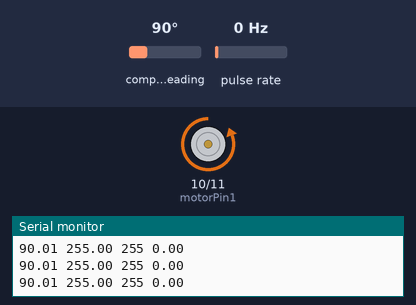
Recording of a sketch running on a simulated Arduino Uno, built with avr-gcc and run on an emulated ATmega328P. Shown: motor-driver pin pairs drawn as motors (green arrow = first pin HIGH = forward, orange = second pin HIGH = backward, longer = more drive, scaled by the enable pin), the last lines printed to the serial monitor. Wiring (inferred from the names in the program): pulse sensor: data pin 2. The inputs (shaded band) are chosen by the test bench; at power-on: compass heading 90°, pulse rate 0 Hz.

Above: at 3.2 s.
3.3 s: compass heading set to 199°
At 5.3 s:
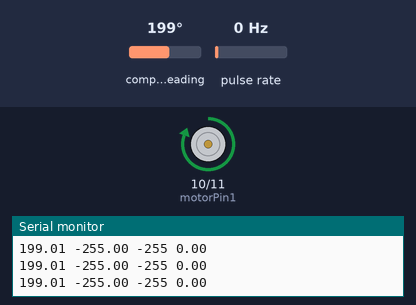
6.0 s: compass heading set to 192°
At 6.15 s:
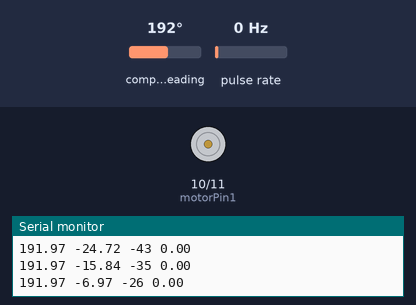
9.0 s: compass heading set to 269°
At 9.6 s:
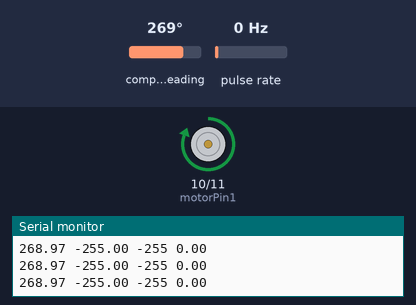
12.0 s: compass heading set to 7°
At 13.2 s:
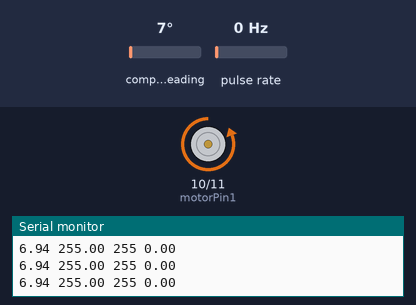
Timing chart, 0 to 14.5 s (numbered marks = the images above; inputs shaded):
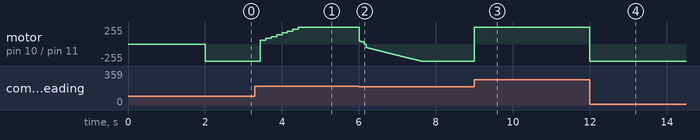

The sketch:

PID_simple_correction_advanced.ino
```cpp
//for more information on the PID library: http://brettbeauregard.com/blog/2011/04/improving-the-beginners-pid-introduction/

#include <Wire.h>
#include <PID_v1.h>
#include <AS5600.h>

AS5600 as5600;  //create sensor object

unsigned long currentMs;                    //current time variable
unsigned long lastMs;                       // time of last measurement
const unsigned int FREE_RUN_PERIOD_MS = 5;  //sampling period in milliseconds
double sig_angle_deg;                       // angle measurement

// Motor control pins
const int motorPin1 = 10;  // IN1
const int motorPin2 = 11;  // IN2
const int enablePin = 9;   // ENA (PWM pin for speed control)
const int encoderPin = 2;  // (single channel)

volatile int pulseCount = 0;         // pulse counter
const int pulsesPerRevolution = 11;  // pulses per rotation from each encoder wire
const double gearRatio = 9.6;        // reduction ratio of the motor

const unsigned long RPM_SAMPLE_MS = 50;  // calculate RPM every 50 ms
unsigned long lastRpmMs = 0;


double setpoint = 195.2;  // Desired angle (vertical position)
double output = 0;

// PID parameters
double Kp = 70.0;
double Ki = 55;
double Kd = 1;
PID myPID(&sig_angle_deg, &output, &setpoint, Kp, Ki, Kd, DIRECT);

// deadzone compensation
const int DEAD_NEG = 20;
const int DEAD_POS = 50;
const int STOP_THRESHOLD = 3; // ignores pid outputs below this (hopefully avoids jitter)

void readAndPrintAngle();
void countPulse() {
  pulseCount++;
}

int compensateDeadzone(double pidOut) {
  if (fabs(pidOut) < STOP_THRESHOLD) return 0;

  if (pidOut > 255.0) pidOut = 255.0;
  if (pidOut < -255.0) pidOut = -255.0;

  if (pidOut > 0.0) {
    double scaled = DEAD_POS + (pidOut / 255.0) * (255.0 - DEAD_POS); // scale becomes DEAD_POS to 255 instead of 0 to 255
    int pwm = (int)round(scaled);
    pwm = constrain(pwm, 0, 255);
    return pwm; // positive
  } else { // pidOut < 0
    double mag = fabs(pidOut);
    double scaled = DEAD_NEG + (mag / 255.0) * (255.0 - DEAD_NEG);
    int pwm = (int)round(scaled);
    pwm = constrain(pwm, 0, 255);
    return -pwm; // negative
  }
}

void setup() {
  // Set motor control pins as outputs
  pinMode(motorPin1, OUTPUT);
  pinMode(motorPin2, OUTPUT);
  pinMode(enablePin, OUTPUT);
  pinMode(encoderPin, INPUT_PULLUP);

  attachInterrupt(digitalPinToInterrupt(encoderPin), countPulse, RISING);

  Wire.begin();       // Initialize I2C
  as5600.begin();     // Initialize sensor
  lastMs = millis();  // Initialize timing
  lastRpmMs = millis();
  Serial.begin(9600);  // Initialize Serial Monitor
  delay(2000);
  Serial.print("Test: ");
  Serial.println();

  // Initialize PID controller
  myPID.SetMode(AUTOMATIC);
  myPID.SetSampleTime(FREE_RUN_PERIOD_MS);  // Set sample time in milliseconds
  myPID.SetOutputLimits(-255, 255);         // YOU CAN ADJUST THESE OUTPUT LIMITS IF YOU WISH
}

void loop() {
  // Read and print the angle from AS5600 at the sampling frequency
  currentMs = millis();
  if (currentMs - lastMs >= FREE_RUN_PERIOD_MS) {  // periodic sampling

    readAndPrintAngle();

    myPID.Compute();  // Calculate PID output

    // set a deadzone
    if (abs(sig_angle_deg - setpoint) < 0.5) {
      output = 0;
    }

    int compOut = compensateDeadzone(output);

    // motor direction and PWM based on compensated output
    if (compOut > 0) {
      digitalWrite(motorPin1, LOW);
      digitalWrite(motorPin2, HIGH);
      analogWrite(enablePin, compOut);
    } else if (compOut < 0) {
      digitalWrite(motorPin1, HIGH);
      digitalWrite(motorPin2, LOW);
      analogWrite(enablePin, abs(compOut));
    } else {
      digitalWrite(motorPin1, LOW);
      digitalWrite(motorPin2, LOW);
      analogWrite(enablePin, 0);
    }

    if (millis() - lastRpmMs >= RPM_SAMPLE_MS) {
      unsigned long pulses;
      noInterrupts();
      pulses = pulseCount;
      pulseCount = 0;  // reset for next interval
      interrupts();

      double interval_s = (millis() - lastRpmMs) / 1000.0;  // seconds
      lastRpmMs = millis();

      double revs = (double)pulses / (double)pulsesPerRevolution;
      double revs_per_second = 0.0;
      if (interval_s > 0.0) revs_per_second = revs / interval_s;
      double motorRPM = revs_per_second * 60.0;

      double outputRPM = motorRPM / gearRatio;


      Serial.print(sig_angle_deg);
      Serial.print(" ");
      Serial.print(output);        // raw PID output (-255 to 255)
      Serial.print(" ");
      Serial.print(compOut);       // compensated PWM actually written to motor
      Serial.print(" ");
      Serial.println(outputRPM);
    }
  }
}

void readAndPrintAngle() {
  lastMs = currentMs;
  sig_angle_deg = (float)as5600.readAngle() * 0.0879;  //0.0879=360/4096;  // degrees [0..360)
}
```

Measured:
- after the input at 3.3 s, motor on pin 10 (motorPin1) / pin 11 (motorPin2): moves from backward 255/255 to forward 255/255 over 1.0 s, starting after 0.14 s
- after the input at 6.0 s, motor on pin 10 (motorPin1) / pin 11 (motorPin2): moves from forward 255/255 to backward 255/255 over 1.6 s, starting at once
- after the input at 9.0 s, motor on pin 10 (motorPin1) / pin 11 (motorPin2): backward 255/255 → forward 255/255 at once
- after the input at 12.0 s, motor on pin 10 (motorPin1) / pin 11 (motorPin2): forward 255/255 → backward 255/255 at once
